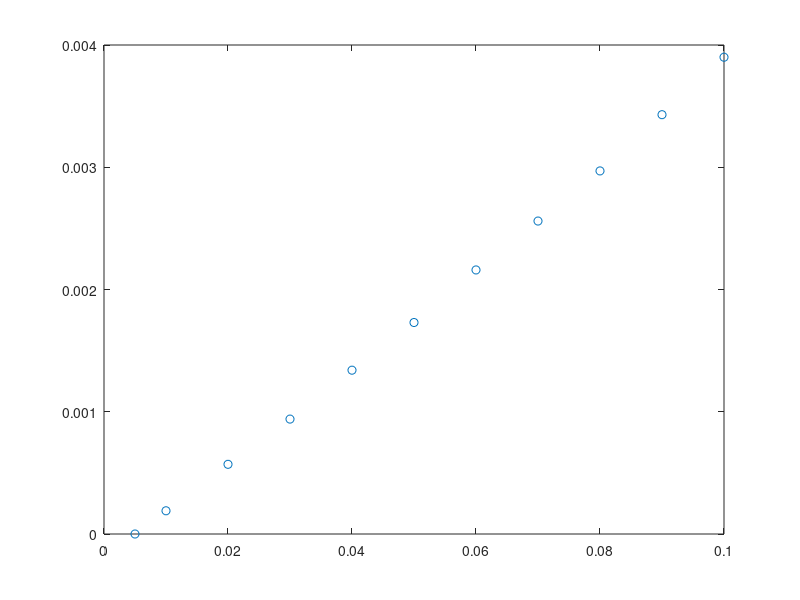

Reproduce this figure in MATLAB. (Note: this script raises an error after producing the figure.)
clear all 

x = [5*10^-3 10*10^-3 20 *10^-3 30*10^-3 40*10^-3 50*10^-3 60*10^-3 70*10^-3 80*10^-3 90*10^-3 100*10^-3];
y = [0 19*10^-5 57*10^-5 94*10^-5 134*10^-5 173*10^-5 216*10^-5 256*10^-5 297*10^-5 343*10^-5 390*10^-5];
plot(x, y, 'o')


x0 =[1 1];

%gets the required function from model file
result = lsqcurvefit(@(x0, x) ExponentialModel(x0, x) , x0, x, y) %parameter
plot(x, y, 'o') %plot the data
hold on

syms xx 

%a -> result(1)      
% b -> result(2)
fplot(result(1)*exp(result(2)*xx))

xlabel('x')
ylabel('y')
legend('data', 'lsqcurvefit for y = a*e^(bx)')

xlim ([0 0.15])
ylim([0 0.005])

fittedValues = result(1)*exp(result(2)*x);
residuals = y - fittedValues;
figure
plot(residuals, 'o')
title('Residuals')
%Compute the SSR
SSR1 = sum((y - fittedValues).^2)
%Compute the max absolute value residual
Abs_dev = max(abs(residuals))

